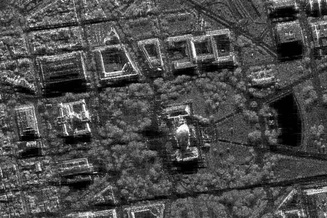
#> input picture sar_1_gray.jpg, 327 x 218 px, shrunk from 600 x 400 before the run
$ python Lab1.py
#> lines starting #> are read from the running program, lines starting #| are printed output that depends on the picture; after the words box and inside, x2 and y2 are one past the last pixel; in counts of white or black regions, pixels touching at a corner belong together; long printed decimals are rounded
import cv2
import numpy as np
import matplotlib.pyplot as plt
from skimage import io
import os

def save_fig(name):
    plt.savefig(os.path.join("Data", name), dpi=300, bbox_inches='tight')


img_file = 'sar_1_gray.jpg'

# 1. Загрузите изображение в оттенках серого sar_3_gray.jpg.
img = io.imread(img_file)
#> img is the input picture: shape (218, 327); min 0, max 255, mean 74.9
#img_gray = io.imread(img_file, as_gray=True)
#img_gray = cv2.cvtColor(img, cv2.COLOR_BGR2GRAY)
img_gray = cv2.imread(img_file, cv2.IMREAD_GRAYSCALE)

#print(img.shape) #(914, 787)
#img = img[1:1000, 400:700] # обрезать

# b,g,r = cv2.split(img)

plt.figure(figsize=(6,6))
manager = plt.get_current_fig_manager()
manager.window.wm_geometry("+0+0")

plt.suptitle('Гистограммы', fontsize=16)

# [11 lines of commented-out code are left out]

b_hist = cv2.calcHist([img_gray],[0],None,[256],(0,256), accumulate=False)
#> b_hist = 256 values, max 840 at index 67, min 3 at index 246, mean 278.5
plt.subplot(2,3,1)
plt.title('Histogram')
plt.plot(b_hist)

b_hist_cum = b_hist.cumsum()
#> b_hist_cum = 256 values from 597 to 71286
plt.subplot(2,3,2)
plt.title('Cumulative')
plt.plot(b_hist_cum)

b_hist_norm = b_hist /  (img.shape[0] * img.shape[1])
#> b_hist_norm = 256 values, max 0.0118 at index 67, min 4.21e-05 at index 246, mean 0.00391
plt.subplot(2,3,3)
plt.title('Normalized')
plt.plot(b_hist_norm)

save_fig("histograms.png")


#plt.show()

# 3. реализуйте алгоритм гамма коррекции с параметром гамма <1, >1.

img_norm = img_gray.astype('float32')
img_norm = img_norm / img_norm.max()

def gamma_correction(img_, gamma):
#> called with gamma = 0.5
    return np.power(img_, gamma)

gamma_low = 0.5
gamma_high = 2.0

img_gamma_low = gamma_correction(img_norm, gamma_low)
img_gamma_high = gamma_correction(img_norm, gamma_high)
#> call 2 of gamma_correction, with gamma = 2
#> in gamma_correction (call 2), `return np.power(img_, gamma)`:
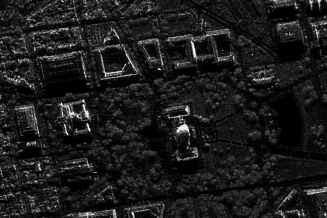
#> returned value: shape (218, 327) float32; min 0, max 1, mean 0.111

img_gamma_low_8 = (img_gamma_low*255.).astype('uint8')
img_gamma_high_8 = (img_gamma_high*255.).astype('uint8')

plt.figure(figsize=(5,4))
manager = plt.get_current_fig_manager()
manager.window.wm_geometry("+800+0")

plt.suptitle('Гамма', fontsize=16)

plt.subplot(2,3,1)
plt.title('Gamma < 1')
plt.imshow(img_gamma_low_8, cmap='gray')
plt.subplot(2,3,2)
plt.title('Gamma > 1')
plt.imshow(img_gamma_high_8, cmap='gray')
plt.subplot(2,3,3)
plt.title('Orig')
plt.imshow(img_gray, cmap='gray')

save_fig("gamma.png")


#plt.show()

# 4. Сравните исходное изображение, скорректированное при помощи гамма-фильтра. MSE, SSIM.
from skimage.metrics import structural_similarity, mean_squared_error

img_gray_f = img_gray.astype('float32')
img_gray_f = img_gray_f / img_gray_f.max()
img_gamma_low_f = img_gamma_low_8.astype('float32') / 255.
img_gamma_high_f = img_gamma_high_8.astype('float32') / 255.


plt.figure(figsize=(5,4))
manager = plt.get_current_fig_manager()
manager.window.wm_geometry("+800+600")
plt.suptitle('Сравнение с скорректированными', fontsize=16)
# SSIM gamma < 1

(ssim_low, diff_low) = structural_similarity(img_gray_f, img_gamma_low_f, full=True, data_range=1.0)
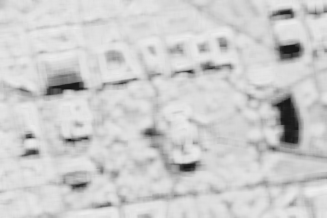
#> diff_low: shape (218, 327) float32; min 0.0974, max 0.938, mean 0.805
#> ssim_low = 0.803
diff_low = (diff_low * 255).astype("uint8")

print("Gamma < 1 (0.5)")
print("SSIM: {}".format(ssim_low))
#| SSIM: 0.8029

plt.subplot(2,3,1)
plt.title('Gamma < 1')
plt.imshow(diff_low, cmap='gray')

# SSIM gamma < 1
(ssim_high, diff_high) = structural_similarity(img_gray_f, img_gamma_high_f, full=True, data_range=1.0)
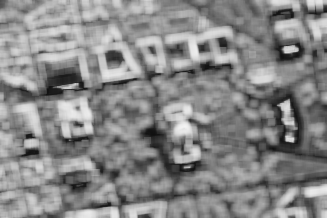
#> diff_high: shape (218, 327) float32; min 0.064, max 0.954, mean 0.534
#> ssim_high = 0.532
diff_high = (diff_high * 255).astype("uint8")

print("Gamma > 1 (2)")
print("SSIM: {}".format(ssim_high))
#| SSIM: 0.5316

plt.subplot(2,3,2)
plt.title('Gamma > 1')
plt.imshow(diff_high, cmap='gray')

save_fig("comparison.png")

#plt.show()

# MSE
mse_low = mean_squared_error(img_gray_f, img_gamma_low_f)
#> mse_low = 0.0512
mse_high = mean_squared_error(img_gray_f, img_gamma_high_f)
#> mse_high = 0.0378

print("MSE low: {}".format(mse_low))
#| MSE low: 0.05118
print("MSE high: {}".format(mse_high))
#| MSE high: 0.03783

# 5. реализуйте алгоритм статистической цветокоррекции на основе статистики eq_gray.

#eq_gray = io.imread('EQ.jpg', as_gray=True).astype('float32')
eq_gray = cv2.equalizeHist(img_gray.astype('uint8'))
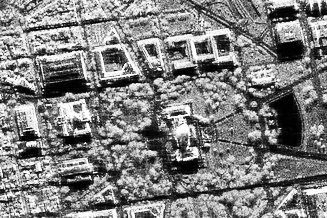
#> eq_gray: shape (218, 327); min 0, max 255, mean 127.4

src = img_gray.astype('float32')
src /= src.max()
eq = eq_gray.astype('float32')
eq /= eq.max()

mean_src = src.mean()
#> mean_src = 0.294
std_src = src.std()
#> std_src = 0.158

mean_eq = eq.mean()
#> mean_eq = 0.5
std_eq = eq.std()
#> std_eq = 0.291

img_corr = (std_eq / std_src) * (src - mean_src) + mean_eq
img_corr = np.clip(img_corr, 0, 1)
img_corr_8 = (img_corr * 255).astype('uint8')

plt.figure(figsize=(5,4))
manager = plt.get_current_fig_manager()
manager.window.wm_geometry("+1500+0")

plt.suptitle('Статическая цветокоррекция', fontsize=16)

plt.subplot(2,3,1)
plt.title('Corrected')
plt.imshow(img_corr_8, cmap='gray')
plt.subplot(2,3,2)
plt.title('Original')
plt.imshow(img_gray, cmap='gray')

save_fig("color_correction.png")


#plt.show()

# 6. Протестируйте работу алгоритмов пороговой фильтрации с различными параметрами.

thresholds = [50, 100, 150, 200]

img_u8 = (img_gray * 255).astype('uint8')
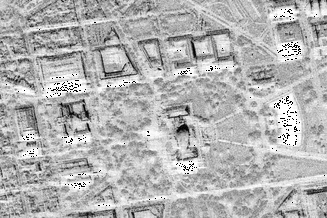
#> img_u8: shape (218, 327); min 0, max 255, mean 178.9

plt.figure(figsize=(6,6))
manager = plt.get_current_fig_manager()
manager.window.wm_geometry("+1500+600")
plt.suptitle('Пороговая фильтрация', fontsize=16)

for i, T in enumerate(thresholds):
    _, thresh1 = cv2.threshold(img_u8, T, 255, cv2.THRESH_BINARY)
    plt.subplot(2,3,i+1)
    plt.title('Threshold {}'.format(T))
    plt.imshow(thresh1, cmap='gray')
#> this loop made 4 passes
#> pass 1, `_, thresh1 = cv2.threshold(img_u8, T, 255, cv2.THRESH_BINARY)`:
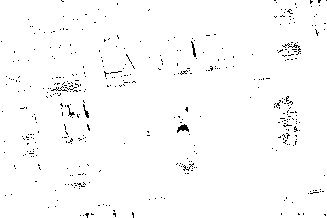
#> thresh1: shape (218, 327); 98.4% white; black in thin lines or dots

_, th_otsu = cv2.threshold(img_u8, 0, 255, cv2.THRESH_BINARY + cv2.THRESH_OTSU)
#> th_otsu: shape (218, 327); 68% white; 1275 black regions (1138 under 20 px), largest, box (x1, y1, x2, y2) and area: (0, 0, 161, 60) 2887, (164, 14, 241, 69) 1180, (85, 21, 142, 80) 1060
plt.subplot(2,3,5)
plt.title('Otsu')
plt.imshow(th_otsu, cmap='gray')

th_adapt = cv2.adaptiveThreshold(img_u8, 255,
                                 cv2.ADAPTIVE_THRESH_GAUSSIAN_C,
                                 cv2.THRESH_BINARY,
                                 11, 2)
#> th_adapt: shape (218, 327); 59% white; black in thin lines or dots
plt.subplot(2,3,6)
plt.title('Adaptive')
plt.imshow(th_adapt, cmap='gray')


save_fig("thresholds.png")
#> in save_fig (call 5), `plt.savefig(os.path.join("Data", name), dpi=300, bbox_inches='tight')`:
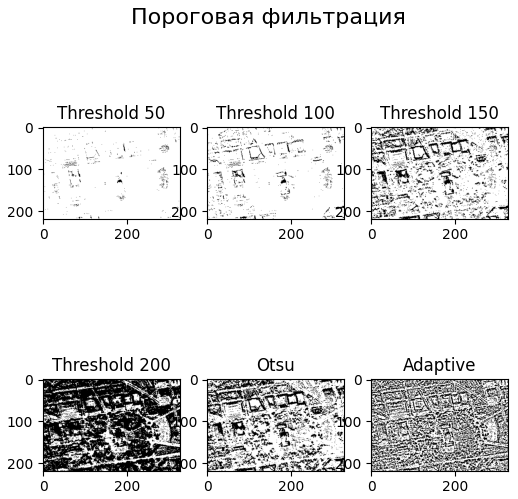
#> figure drawn by matplotlib, 6 panels
plt.show()

$ run again, with sar_3_gray.jpg copied over sar_1_gray.jpg
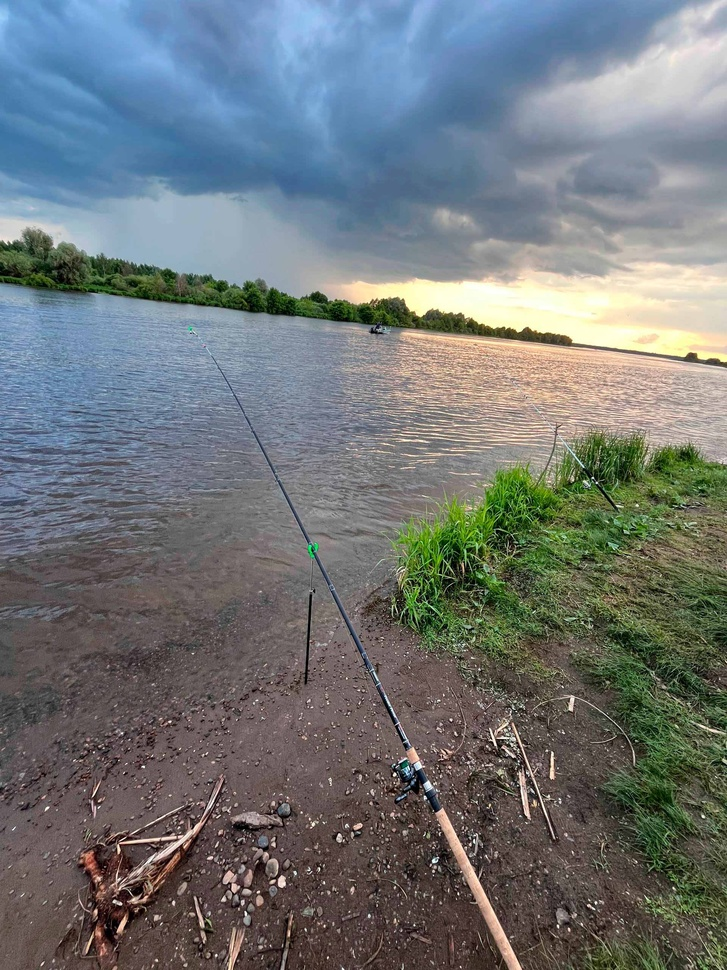
#> input picture sar_3_gray.jpg, 727 x 970 px, shrunk from 1920 x 2560 before the run
#> img is the input picture: shape (970, 727, 3); mean R, G, B 112.4, 118, 119.5
#> b_hist = 256 values, max 7548 at index 128, min 83 at index 255, mean 2754.6
#> b_hist_cum = 256 values from 356 to 705190
#> b_hist_norm = 256 values, max 0.0107 at index 128, min 0.000118 at index 255, mean 0.00391
#> ssim_low = 0.885
#| SSIM: 0.8852
#> ssim_high = 0.709
#| SSIM: 0.7093
#> mse_low = 0.0433
#> mse_high = 0.049
#| MSE low: 0.04326
#| MSE high: 0.04901
#> mean_src = 0.457
#> std_src = 0.184
#> mean_eq = 0.503
#> std_eq = 0.289
#> the loop `for i, T in enumerate(thresholds):` made 4 passes
#> pass 1, `_, thresh1 = cv2.threshold(img_u8, T, 255, cv2.THRESH_BINARY)`:
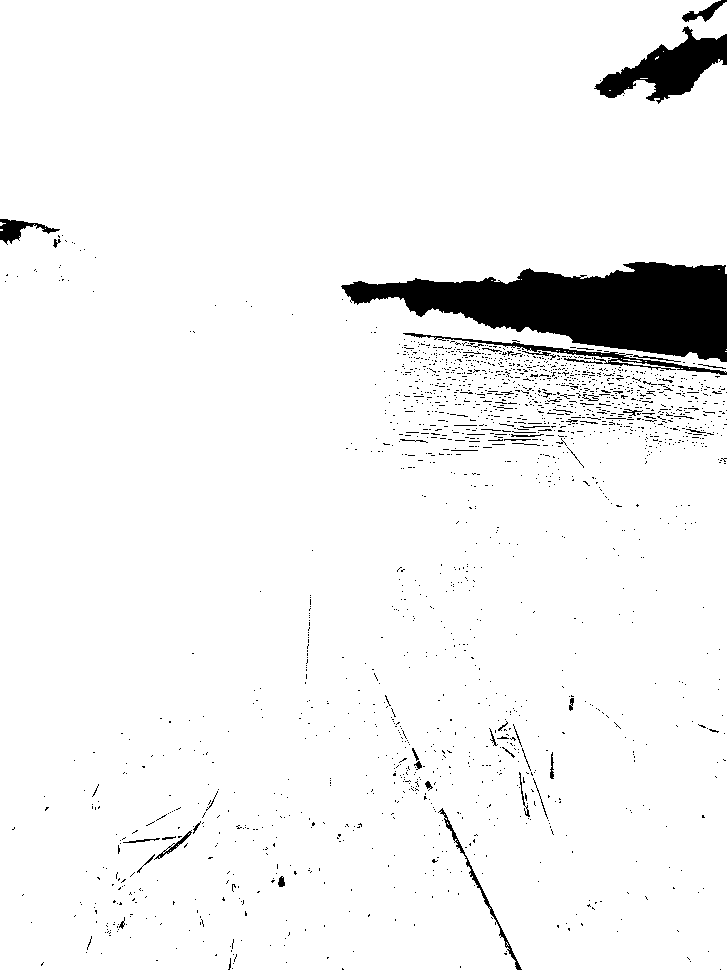
#> thresh1: shape (970, 727); 95% white; 1868 black regions (1814 under 20 px), largest, box (x1, y1, x2, y2) and area: (341, 262, 727, 362) 21307, (594, 26, 727, 104) 4294, (403, 333, 727, 375) 1323
#> th_otsu: shape (970, 727); 56.5% white; 6107 black regions (5810 under 20 px), largest, box (x1, y1, x2, y2) and area: (0, 0, 727, 363) 172317, (0, 284, 727, 592) 92622, (435, 807, 522, 970) 1990
#> `th_adapt = cv2.adaptiveThreshold(img_u8, 255, cv2.ADAPTIVE_THRESH_GAUS..`:
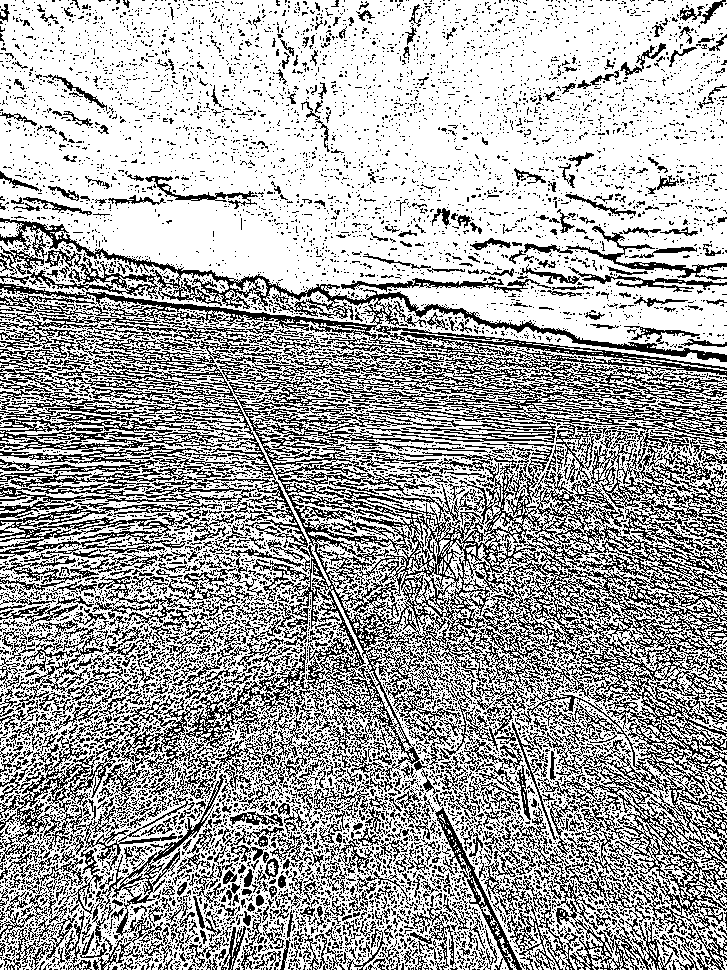
#> th_adapt: shape (970, 727); 66% white; black in thin lines or dots

$ run again, with sar_2_gray.jpg copied over sar_1_gray.jpg
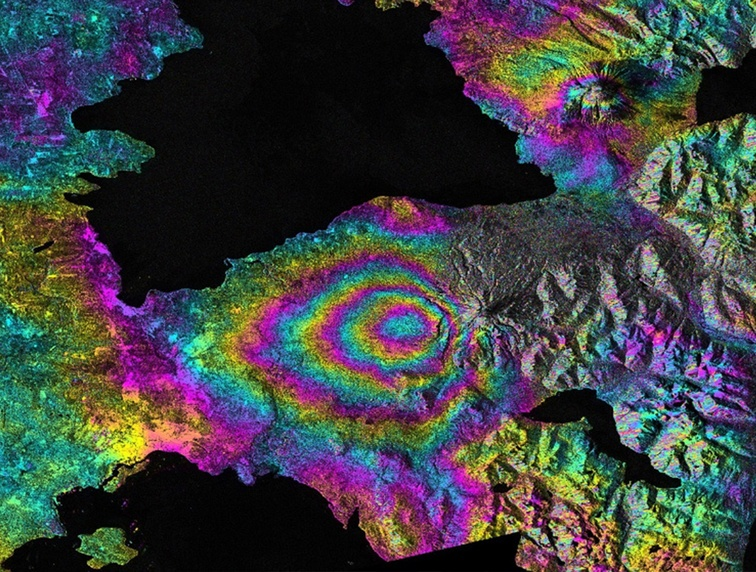
#> input picture sar_2_gray.jpg, 756 x 572 px, shrunk from 1388 x 1050 before the run
#> img is the input picture: shape (572, 756, 3); mean R, G, B 63.1, 64.6, 65.9
#> b_hist = 256 values, max 15593 at index 5, min 0 at index 235, mean 1689.2
#> b_hist_cum = 256 values from 3193 to 432432
#> b_hist_norm = 256 values, max 0.0361 at index 5, min 0 at index 235, mean 0.00391
#> ssim_low = 0.691
#| SSIM: 0.6914
#> ssim_high = 0.49
#| SSIM: 0.4901
#> mse_low = 0.0403
#> mse_high = 0.0315
#| MSE low: 0.04034
#| MSE high: 0.03154
#> mean_src = 0.271
#> std_src = 0.214
#> mean_eq = 0.502
#> std_eq = 0.287
#> the loop `for i, T in enumerate(thresholds):` made 4 passes
#> pass 1, `_, thresh1 = cv2.threshold(img_u8, T, 255, cv2.THRESH_BINARY)`:
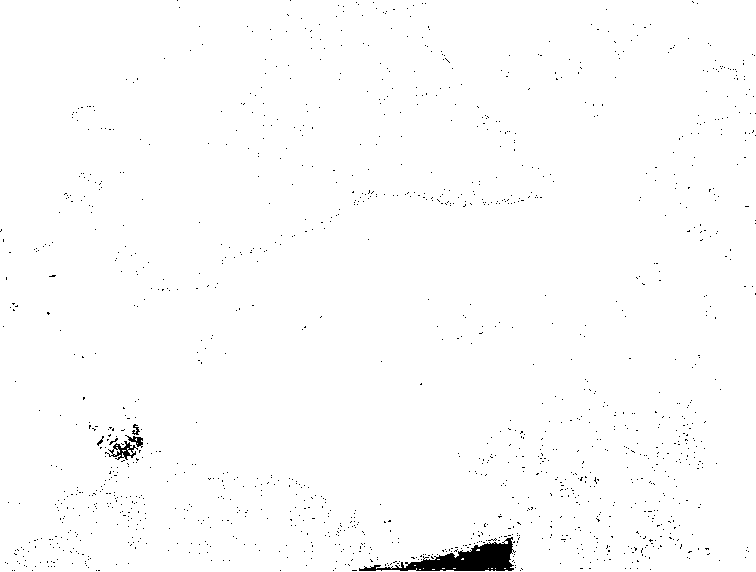
#> thresh1: shape (572, 756); 99% white; 1353 black regions (1348 under 20 px), largest, box (x1, y1, x2, y2) and area: (359, 537, 516, 571) 2108, (105, 441, 138, 460) 231, (125, 435, 143, 448) 93, (132, 424, 140, 435) 44, (97, 436, 104, 446) 24
#> th_otsu: shape (572, 756); 58.2% white; 3045 black regions (2890 under 20 px), largest, box (x1, y1, x2, y2) and area: (0, 0, 756, 572) 153963, (663, 0, 756, 69) 2517, (359, 537, 516, 571) 2108
#> `th_adapt = cv2.adaptiveThreshold(img_u8, 255, cv2.ADAPTIVE_THRESH_GAUS..`:
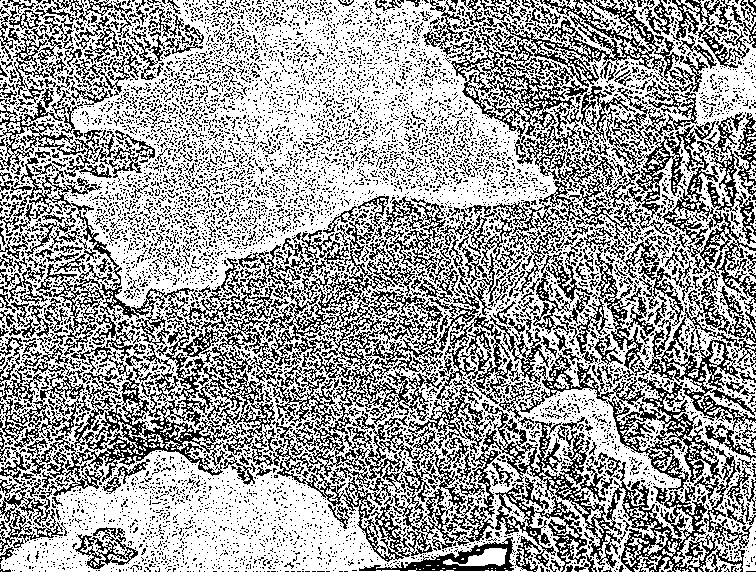
#> th_adapt: shape (572, 756); 62.6% white; black in thin lines or dots
